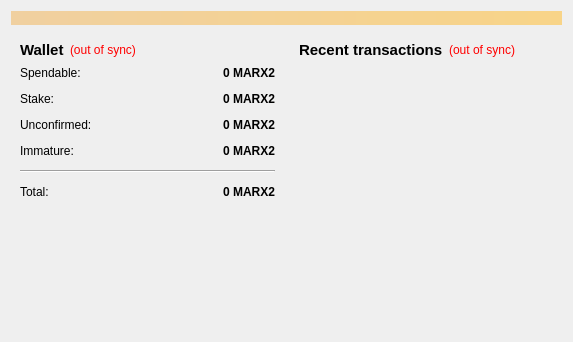
<?xml version="1.0" encoding="UTF-8"?>
<ui version="4.0">
 <class>OverviewPage</class>
 <widget class="QWidget" name="OverviewPage">
  <property name="geometry">
   <rect>
    <x>0</x>
    <y>0</y>
    <width>573</width>
    <height>342</height>
   </rect>
  </property>
  <property name="windowTitle">
   <string>Form</string>
  </property>
  <layout class="QVBoxLayout" name="topLayout">
   <item>
    <widget class="QLabel" name="labelAlerts">
     <property name="visible">
      <bool>false</bool>
     </property>
     <property name="styleSheet">
      <string notr="true">background-color: qlineargradient(x1: 0, y1: 0, x2: 1, y2: 0, stop:0 #F0D0A0, stop:1 #F8D488);  color:#000000
</string>
     </property>
     <property name="wordWrap">
      <bool>true</bool>
     </property>
     <property name="margin">
      <number>3</number>
     </property>
    </widget>
   </item>
   <item>
    <layout class="QHBoxLayout" name="horizontalLayout" stretch="1,1">
     <item>
      <layout class="QVBoxLayout" name="verticalLayout_2">
       <item>
        <widget class="QWidget" name="widget" native="true">
         <layout class="QVBoxLayout" name="verticalLayout_4">
          <item>
           <layout class="QHBoxLayout" name="horizontalLayout_4">
            <item>
             <widget class="QLabel" name="label_5">
              <property name="font">
               <font>
                <pointsize>11</pointsize>
                <weight>75</weight>
                <bold>true</bold>
               </font>
              </property>
              <property name="text">
               <string>Wallet</string>
              </property>
             </widget>
            </item>
            <item>
             <widget class="QLabel" name="labelWalletStatus">
              <property name="toolTip">
               <string>The displayed information may be out of date. Your wallet automatically synchronizes with the MarxCoin network after a connection is established, but this process has not completed yet.</string>
              </property>
              <property name="styleSheet">
               <string notr="true">QLabel { color: red; }</string>
              </property>
              <property name="text">
               <string notr="true">(out of sync)</string>
              </property>
              <property name="alignment">
               <set>Qt::AlignLeading|Qt::AlignLeft|Qt::AlignVCenter</set>
              </property>
             </widget>
            </item>
            <item>
             <spacer name="horizontalSpacer_2">
              <property name="orientation">
               <enum>Qt::Horizontal</enum>
              </property>
              <property name="sizeHint" stdset="0">
               <size>
                <width>40</width>
                <height>20</height>
               </size>
              </property>
             </spacer>
            </item>
           </layout>
          </item>
          <item>
           <layout class="QFormLayout" name="formLayout_2">
            <property name="fieldGrowthPolicy">
             <enum>QFormLayout::AllNonFixedFieldsGrow</enum>
            </property>
            <property name="horizontalSpacing">
             <number>12</number>
            </property>
            <property name="verticalSpacing">
             <number>12</number>
            </property>
            <item row="0" column="0">
             <widget class="QLabel" name="label">
              <property name="text">
               <string>Spendable:</string>
              </property>
             </widget>
            </item>
            <item row="0" column="1">
             <widget class="QLabel" name="labelBalance">
              <property name="font">
               <font>
                <weight>75</weight>
                <bold>true</bold>
               </font>
              </property>
              <property name="cursor">
               <cursorShape>IBeamCursor</cursorShape>
              </property>
              <property name="toolTip">
               <string>Your current spendable balance</string>
              </property>
              <property name="text">
               <string notr="true">0 MARX2</string>
              </property>
              <property name="alignment">
               <set>Qt::AlignRight|Qt::AlignTrailing|Qt::AlignVCenter</set>
              </property>
              <property name="textInteractionFlags">
               <set>Qt::LinksAccessibleByMouse|Qt::TextSelectableByKeyboard|Qt::TextSelectableByMouse</set>
              </property>
             </widget>
            </item>
            <item row="1" column="0">
             <widget class="QLabel" name="label_6">
              <property name="text">
               <string>Stake:</string>
              </property>
             </widget>
            </item>
            <item row="1" column="1">
             <widget class="QLabel" name="labelStake">
              <property name="font">
               <font>
                <weight>75</weight>
                <bold>true</bold>
               </font>
              </property>
              <property name="cursor">
               <cursorShape>IBeamCursor</cursorShape>
              </property>
              <property name="toolTip">
               <string>Total of coins that was staked, and do not yet count toward the current balance</string>
              </property>
              <property name="text">
               <string notr="true">0 MARX2</string>
              </property>
              <property name="alignment">
               <set>Qt::AlignRight|Qt::AlignTrailing|Qt::AlignVCenter</set>
              </property>
              <property name="textInteractionFlags">
               <set>Qt::LinksAccessibleByMouse|Qt::TextSelectableByKeyboard|Qt::TextSelectableByMouse</set>
              </property>
             </widget>
            </item>
            <item row="2" column="0">
             <widget class="QLabel" name="label_3">
              <property name="text">
               <string>Unconfirmed:</string>
              </property>
             </widget>
            </item>
            <item row="2" column="1">
             <widget class="QLabel" name="labelUnconfirmed">
              <property name="font">
               <font>
                <weight>75</weight>
                <bold>true</bold>
               </font>
              </property>
              <property name="cursor">
               <cursorShape>IBeamCursor</cursorShape>
              </property>
              <property name="toolTip">
               <string>Total of transactions that have yet to be confirmed, and do not yet count toward the current balance</string>
              </property>
              <property name="text">
               <string notr="true">0 MARX2</string>
              </property>
              <property name="alignment">
               <set>Qt::AlignRight|Qt::AlignTrailing|Qt::AlignVCenter</set>
              </property>
              <property name="textInteractionFlags">
               <set>Qt::LinksAccessibleByMouse|Qt::TextSelectableByKeyboard|Qt::TextSelectableByMouse</set>
              </property>
             </widget>
            </item>
            <item row="3" column="0">
             <widget class="QLabel" name="labelImmatureText">
              <property name="text">
               <string>Immature:</string>
              </property>
             </widget>
            </item>
            <item row="3" column="1">
             <widget class="QLabel" name="labelImmature">
              <property name="font">
               <font>
                <weight>75</weight>
                <bold>true</bold>
               </font>
              </property>
              <property name="toolTip">
               <string>Mined balance that has not yet matured</string>
              </property>
              <property name="text">
               <string notr="true">0 MARX2</string>
              </property>
              <property name="alignment">
               <set>Qt::AlignRight|Qt::AlignTrailing|Qt::AlignVCenter</set>
              </property>
              <property name="textInteractionFlags">
               <set>Qt::LinksAccessibleByMouse|Qt::TextSelectableByKeyboard|Qt::TextSelectableByMouse</set>
              </property>
             </widget>
            </item>
            <item row="4" column="0" colspan="2">
             <widget class="Line" name="line">
              <property name="orientation">
               <enum>Qt::Horizontal</enum>
              </property>
             </widget>
            </item>
            <item row="5" column="0">
             <widget class="QLabel" name="labelTotalText">
              <property name="text">
               <string>Total:</string>
              </property>
             </widget>
            </item>
            <item row="5" column="1">
             <widget class="QLabel" name="labelTotal">
              <property name="font">
               <font>
                <weight>75</weight>
                <bold>true</bold>
               </font>
              </property>
              <property name="cursor">
               <cursorShape>IBeamCursor</cursorShape>
              </property>
              <property name="toolTip">
               <string>Your current total balance</string>
              </property>
              <property name="text">
               <string notr="true">0 MARX2</string>
              </property>
              <property name="alignment">
               <set>Qt::AlignRight|Qt::AlignTrailing|Qt::AlignVCenter</set>
              </property>
              <property name="textInteractionFlags">
               <set>Qt::LinksAccessibleByMouse|Qt::TextSelectableByKeyboard|Qt::TextSelectableByMouse</set>
              </property>
             </widget>
            </item>
           </layout>
          </item>
         </layout>
        </widget>
       </item>
       <item>
        <spacer name="verticalSpacer">
         <property name="orientation">
          <enum>Qt::Vertical</enum>
         </property>
         <property name="sizeHint" stdset="0">
          <size>
           <width>20</width>
           <height>40</height>
          </size>
         </property>
        </spacer>
       </item>
      </layout>
     </item>
     <item>
      <layout class="QVBoxLayout" name="verticalLayout_3">
       <item>
        <widget class="QWidget" name="widget_2" native="true">
         <layout class="QVBoxLayout" name="verticalLayout">
          <item>
           <layout class="QHBoxLayout" name="horizontalLayout_2">
            <item>
             <widget class="QLabel" name="label_4">
              <property name="font">
               <font>
                <pointsize>11</pointsize>
                <weight>75</weight>
                <bold>true</bold>
               </font>
              </property>
              <property name="text">
               <string>&lt;b&gt;Recent transactions&lt;/b&gt;</string>
              </property>
             </widget>
            </item>
            <item>
             <widget class="QLabel" name="labelTransactionsStatus">
              <property name="toolTip">
               <string>The displayed information may be out of date. Your wallet automatically synchronizes with the MarxCoin network after a connection is established, but this process has not completed yet.</string>
              </property>
              <property name="styleSheet">
               <string notr="true">QLabel { color: red; }</string>
              </property>
              <property name="text">
               <string notr="true">(out of sync)</string>
              </property>
              <property name="alignment">
               <set>Qt::AlignRight|Qt::AlignTrailing|Qt::AlignVCenter</set>
              </property>
             </widget>
            </item>
            <item>
             <spacer name="horizontalSpacer">
              <property name="orientation">
               <enum>Qt::Horizontal</enum>
              </property>
              <property name="sizeHint" stdset="0">
               <size>
                <width>40</width>
                <height>20</height>
               </size>
              </property>
             </spacer>
            </item>
           </layout>
          </item>
          <item>
           <widget class="QListView" name="listTransactions">
            <property name="styleSheet">
             <string notr="true">QListView { background: transparent; }</string>
            </property>
            <property name="frameShape">
             <enum>QFrame::NoFrame</enum>
            </property>
            <property name="verticalScrollBarPolicy">
             <enum>Qt::ScrollBarAlwaysOff</enum>
            </property>
            <property name="horizontalScrollBarPolicy">
             <enum>Qt::ScrollBarAlwaysOff</enum>
            </property>
            <property name="selectionMode">
             <enum>QAbstractItemView::NoSelection</enum>
            </property>
           </widget>
          </item>
         </layout>
        </widget>
       </item>
      </layout>
     </item>
    </layout>
   </item>
  </layout>
 </widget>
 <resources/>
 <connections/>
</ui>
